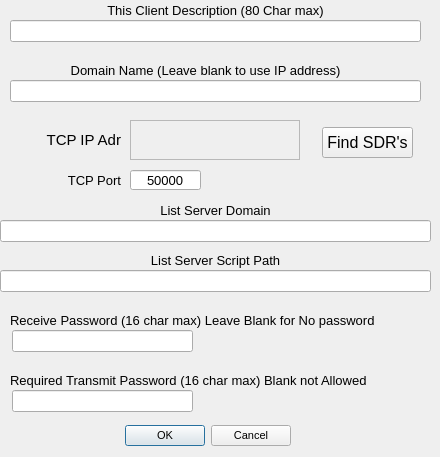
<?xml version="1.0" encoding="UTF-8"?>
<ui version="4.0">
 <class>CEditNetDlg</class>
 <widget class="QDialog" name="CEditNetDlg">
  <property name="geometry">
   <rect>
    <x>0</x>
    <y>0</y>
    <width>440</width>
    <height>457</height>
   </rect>
  </property>
  <property name="minimumSize">
   <size>
    <width>0</width>
    <height>0</height>
   </size>
  </property>
  <property name="font">
   <font>
    <pointsize>8</pointsize>
    <weight>50</weight>
    <bold>false</bold>
   </font>
  </property>
  <property name="windowTitle">
   <string>Network Setup</string>
  </property>
  <widget class="QDialogButtonBox" name="buttonBox">
   <property name="geometry">
    <rect>
     <x>90</x>
     <y>420</y>
     <width>201</width>
     <height>32</height>
    </rect>
   </property>
   <property name="orientation">
    <enum>Qt::Horizontal</enum>
   </property>
   <property name="standardButtons">
    <set>QDialogButtonBox::Cancel|QDialogButtonBox::Ok</set>
   </property>
  </widget>
  <widget class="QLabel" name="label">
   <property name="geometry">
    <rect>
     <x>10</x>
     <y>120</y>
     <width>111</width>
     <height>40</height>
    </rect>
   </property>
   <property name="font">
    <font>
     <pointsize>11</pointsize>
     <weight>50</weight>
     <bold>false</bold>
    </font>
   </property>
   <property name="text">
    <string>TCP IP Adr</string>
   </property>
   <property name="alignment">
    <set>Qt::AlignRight|Qt::AlignTrailing|Qt::AlignVCenter</set>
   </property>
  </widget>
  <widget class="QLineEdit" name="lineEdit_TCPPort">
   <property name="geometry">
    <rect>
     <x>130</x>
     <y>170</y>
     <width>71</width>
     <height>20</height>
    </rect>
   </property>
   <property name="font">
    <font>
     <pointsize>10</pointsize>
     <weight>50</weight>
     <bold>false</bold>
    </font>
   </property>
   <property name="toolTip">
    <string>TCP Control Port Number</string>
   </property>
   <property name="text">
    <string>50000</string>
   </property>
   <property name="maxLength">
    <number>5</number>
   </property>
   <property name="alignment">
    <set>Qt::AlignCenter</set>
   </property>
  </widget>
  <widget class="QLabel" name="label_2">
   <property name="geometry">
    <rect>
     <x>40</x>
     <y>170</y>
     <width>81</width>
     <height>21</height>
    </rect>
   </property>
   <property name="font">
    <font>
     <pointsize>10</pointsize>
     <weight>50</weight>
     <bold>false</bold>
    </font>
   </property>
   <property name="text">
    <string>TCP Port</string>
   </property>
   <property name="alignment">
    <set>Qt::AlignRight|Qt::AlignTrailing|Qt::AlignVCenter</set>
   </property>
  </widget>
  <widget class="CIPEditWidget" name="IPEditwidget_IP">
   <property name="geometry">
    <rect>
     <x>130</x>
     <y>120</y>
     <width>170</width>
     <height>40</height>
    </rect>
   </property>
   <property name="font">
    <font>
     <pointsize>8</pointsize>
     <weight>50</weight>
     <bold>false</bold>
    </font>
   </property>
   <property name="focusPolicy">
    <enum>Qt::NoFocus</enum>
   </property>
   <property name="toolTip">
    <string>TCP Control IP Address</string>
   </property>
   <property name="frameShape">
    <enum>QFrame::StyledPanel</enum>
   </property>
   <property name="frameShadow">
    <enum>QFrame::Sunken</enum>
   </property>
   <property name="lineWidth">
    <number>1</number>
   </property>
  </widget>
  <widget class="QLineEdit" name="lineEditDomain">
   <property name="geometry">
    <rect>
     <x>10</x>
     <y>80</y>
     <width>411</width>
     <height>22</height>
    </rect>
   </property>
   <property name="font">
    <font>
     <pointsize>10</pointsize>
     <weight>50</weight>
     <bold>false</bold>
    </font>
   </property>
   <property name="text">
    <string/>
   </property>
   <property name="alignment">
    <set>Qt::AlignCenter</set>
   </property>
  </widget>
  <widget class="QLabel" name="label_3">
   <property name="geometry">
    <rect>
     <x>10</x>
     <y>60</y>
     <width>391</width>
     <height>20</height>
    </rect>
   </property>
   <property name="font">
    <font>
     <pointsize>10</pointsize>
     <weight>50</weight>
     <bold>false</bold>
    </font>
   </property>
   <property name="text">
    <string>Domain Name (Leave blank to use IP address)</string>
   </property>
   <property name="alignment">
    <set>Qt::AlignCenter</set>
   </property>
  </widget>
  <widget class="QLabel" name="label2">
   <property name="geometry">
    <rect>
     <x>10</x>
     <y>370</y>
     <width>401</width>
     <height>20</height>
    </rect>
   </property>
   <property name="font">
    <font>
     <pointsize>10</pointsize>
     <weight>50</weight>
     <bold>false</bold>
    </font>
   </property>
   <property name="text">
    <string>Required Transmit Password (16 char max) Blank not Allowed</string>
   </property>
   <property name="textFormat">
    <enum>Qt::AutoText</enum>
   </property>
   <property name="alignment">
    <set>Qt::AlignLeading|Qt::AlignLeft|Qt::AlignVCenter</set>
   </property>
  </widget>
  <widget class="QLabel" name="label1">
   <property name="geometry">
    <rect>
     <x>10</x>
     <y>310</y>
     <width>381</width>
     <height>20</height>
    </rect>
   </property>
   <property name="font">
    <font>
     <pointsize>10</pointsize>
     <weight>50</weight>
     <bold>false</bold>
    </font>
   </property>
   <property name="text">
    <string>Receive Password (16 char max) Leave Blank for No password</string>
   </property>
   <property name="textFormat">
    <enum>Qt::AutoText</enum>
   </property>
   <property name="alignment">
    <set>Qt::AlignLeading|Qt::AlignLeft|Qt::AlignVCenter</set>
   </property>
  </widget>
  <widget class="QLineEdit" name="lineEditRxPw">
   <property name="geometry">
    <rect>
     <x>12</x>
     <y>330</y>
     <width>181</width>
     <height>22</height>
    </rect>
   </property>
   <property name="font">
    <font>
     <pointsize>10</pointsize>
     <weight>50</weight>
     <italic>false</italic>
     <bold>false</bold>
    </font>
   </property>
   <property name="maxLength">
    <number>16</number>
   </property>
   <property name="alignment">
    <set>Qt::AlignCenter</set>
   </property>
  </widget>
  <widget class="QLineEdit" name="lineEditTxPw">
   <property name="geometry">
    <rect>
     <x>12</x>
     <y>390</y>
     <width>181</width>
     <height>22</height>
    </rect>
   </property>
   <property name="font">
    <font>
     <pointsize>10</pointsize>
     <weight>50</weight>
     <italic>false</italic>
     <bold>false</bold>
    </font>
   </property>
   <property name="maxLength">
    <number>16</number>
   </property>
   <property name="alignment">
    <set>Qt::AlignCenter</set>
   </property>
  </widget>
  <widget class="QPushButton" name="pushButtonFind">
   <property name="geometry">
    <rect>
     <x>322</x>
     <y>127</y>
     <width>91</width>
     <height>31</height>
    </rect>
   </property>
   <property name="font">
    <font>
     <pointsize>12</pointsize>
    </font>
   </property>
   <property name="toolTip">
    <string>Find SDR's on WEB</string>
   </property>
   <property name="text">
    <string>Find SDR's</string>
   </property>
   <property name="flat">
    <bool>false</bool>
   </property>
  </widget>
  <widget class="QLineEdit" name="lineEditListServerActionPath">
   <property name="geometry">
    <rect>
     <x>0</x>
     <y>270</y>
     <width>431</width>
     <height>22</height>
    </rect>
   </property>
   <property name="font">
    <font>
     <pointsize>10</pointsize>
     <italic>false</italic>
    </font>
   </property>
   <property name="maxLength">
    <number>256</number>
   </property>
   <property name="alignment">
    <set>Qt::AlignCenter</set>
   </property>
  </widget>
  <widget class="QLabel" name="label4_2">
   <property name="geometry">
    <rect>
     <x>0</x>
     <y>250</y>
     <width>431</width>
     <height>20</height>
    </rect>
   </property>
   <property name="font">
    <font>
     <pointsize>10</pointsize>
    </font>
   </property>
   <property name="text">
    <string>List Server Script Path</string>
   </property>
   <property name="textFormat">
    <enum>Qt::AutoText</enum>
   </property>
   <property name="alignment">
    <set>Qt::AlignCenter</set>
   </property>
  </widget>
  <widget class="QLineEdit" name="lineEditListServerUrl">
   <property name="geometry">
    <rect>
     <x>0</x>
     <y>220</y>
     <width>431</width>
     <height>22</height>
    </rect>
   </property>
   <property name="font">
    <font>
     <pointsize>10</pointsize>
     <italic>false</italic>
    </font>
   </property>
   <property name="maxLength">
    <number>256</number>
   </property>
   <property name="alignment">
    <set>Qt::AlignCenter</set>
   </property>
  </widget>
  <widget class="QLabel" name="label4">
   <property name="geometry">
    <rect>
     <x>0</x>
     <y>200</y>
     <width>431</width>
     <height>20</height>
    </rect>
   </property>
   <property name="font">
    <font>
     <pointsize>10</pointsize>
    </font>
   </property>
   <property name="text">
    <string>List Server Domain</string>
   </property>
   <property name="textFormat">
    <enum>Qt::AutoText</enum>
   </property>
   <property name="alignment">
    <set>Qt::AlignCenter</set>
   </property>
  </widget>
  <widget class="QLabel" name="label_4">
   <property name="geometry">
    <rect>
     <x>20</x>
     <y>0</y>
     <width>391</width>
     <height>20</height>
    </rect>
   </property>
   <property name="font">
    <font>
     <pointsize>10</pointsize>
     <weight>50</weight>
     <bold>false</bold>
    </font>
   </property>
   <property name="text">
    <string>This Client Description (80 Char max)</string>
   </property>
   <property name="alignment">
    <set>Qt::AlignCenter</set>
   </property>
  </widget>
  <widget class="QLineEdit" name="lineEditClientDesc">
   <property name="geometry">
    <rect>
     <x>10</x>
     <y>20</y>
     <width>411</width>
     <height>22</height>
    </rect>
   </property>
   <property name="font">
    <font>
     <pointsize>10</pointsize>
     <weight>50</weight>
     <bold>false</bold>
    </font>
   </property>
   <property name="text">
    <string/>
   </property>
   <property name="alignment">
    <set>Qt::AlignCenter</set>
   </property>
  </widget>
 </widget>
 <customwidgets>
  <customwidget>
   <class>CIPEditWidget</class>
   <extends>QFrame</extends>
   <header>gui/ipeditwidget.h</header>
   <container>1</container>
  </customwidget>
 </customwidgets>
 <tabstops>
  <tabstop>IPEditwidget_IP</tabstop>
  <tabstop>lineEdit_TCPPort</tabstop>
  <tabstop>buttonBox</tabstop>
 </tabstops>
 <resources/>
 <connections>
  <connection>
   <sender>buttonBox</sender>
   <signal>accepted()</signal>
   <receiver>CEditNetDlg</receiver>
   <slot>accept()</slot>
   <hints>
    <hint type="sourcelabel">
     <x>248</x>
     <y>254</y>
    </hint>
    <hint type="destinationlabel">
     <x>157</x>
     <y>140</y>
    </hint>
   </hints>
  </connection>
  <connection>
   <sender>buttonBox</sender>
   <signal>rejected()</signal>
   <receiver>CEditNetDlg</receiver>
   <slot>reject()</slot>
   <hints>
    <hint type="sourcelabel">
     <x>316</x>
     <y>260</y>
    </hint>
    <hint type="destinationlabel">
     <x>286</x>
     <y>140</y>
    </hint>
   </hints>
  </connection>
  <connection>
   <sender>pushButtonFind</sender>
   <signal>clicked()</signal>
   <receiver>CEditNetDlg</receiver>
   <slot>FindSdrs()</slot>
   <hints>
    <hint type="sourcelabel">
     <x>368</x>
     <y>101</y>
    </hint>
    <hint type="destinationlabel">
     <x>348</x>
     <y>132</y>
    </hint>
   </hints>
  </connection>
 </connections>
 <slots>
  <slot>FindSdrs()</slot>
 </slots>
</ui>
